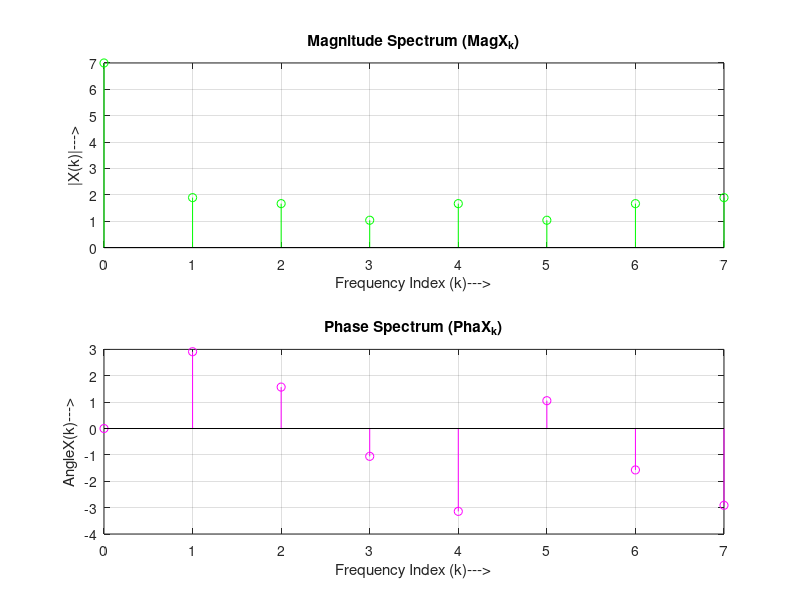

Write the MATLAB code that produced this figure.
% DFT Sequence_2
N=8;
j=sqrt(-1);
x=[2 2 2 2 1 1 1 1];
x(1)=1/3;
x(2)=1/3;
x(3)=1/3;
Xk=zeros(1,N);
for k=0:1:N-1
  for n=0:1:N-1
    Xk(k+1)=Xk(k+1)+x(n+1)*exp(-j*2*pi*k*n/N);
  end;
end;
disp('The DFT Sequence is: '); Xk
disp('The Magnitude Sequence is: '); MagXk=abs(Xk)
disp('The Phase Sequence is: '); PhaXk=angle(Xk)
wk=0:1:N-1;
subplot(2,1,1);
stem(wk, MagXk, 'g');
xlabel('Frequency Index (k)--->');
ylabel('|X(k)|--->');
title('Magnitude Spectrum (MagX_k)');
grid on;
subplot(2,1,2);
stem(wk, PhaXk, 'm');
xlabel('Frequency Index (k)--->');
ylabel('Angle{X(k)}--->');
title('Phase Spectrum (PhaX_k)');
grid on;
